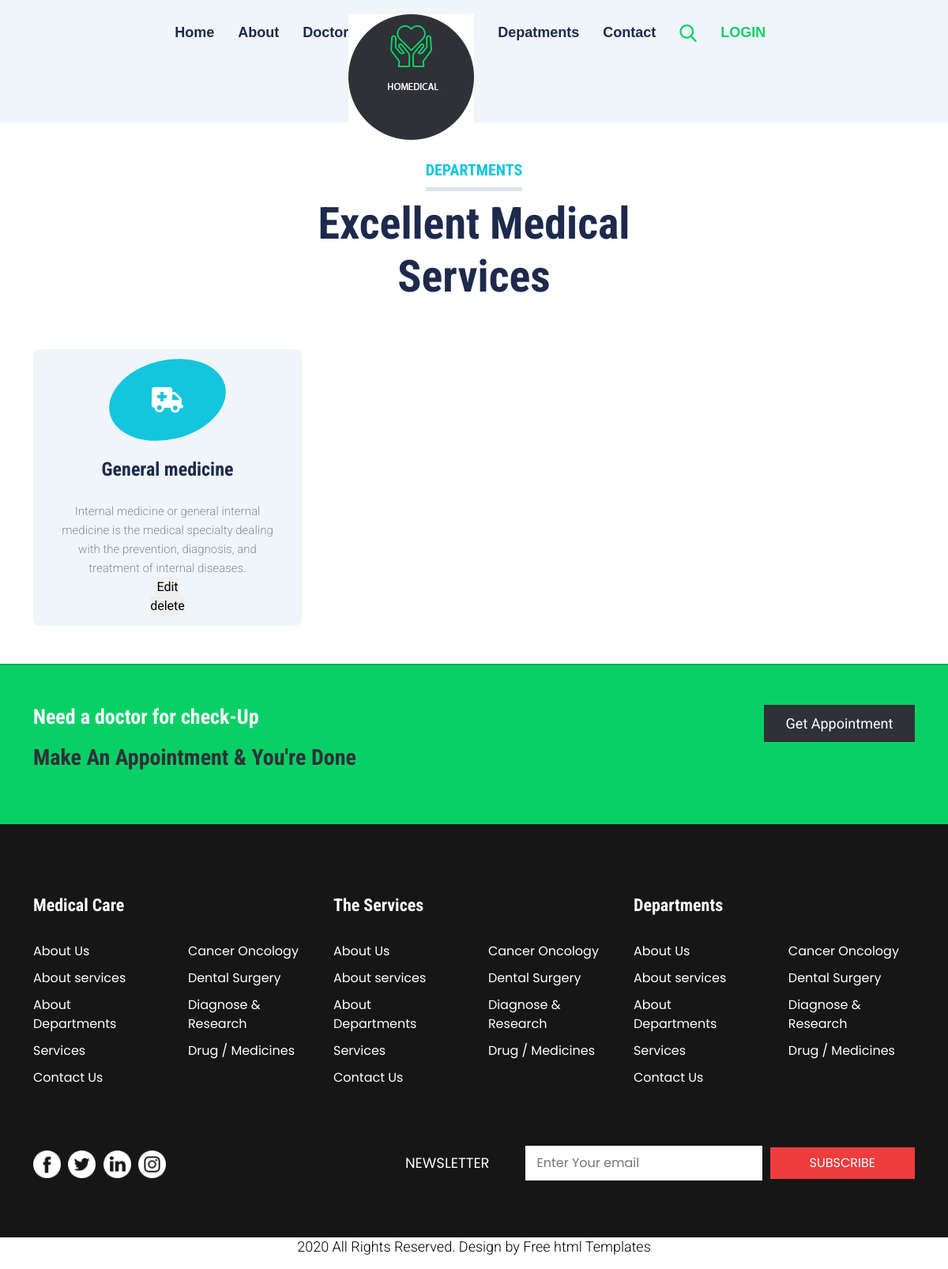
The page /departments on the database its author committed.
### pharmacyapp/models.py (models this page shows)
class depadmin(models.Model):
    tittle=models.CharField(max_length=200)
    shortdec=models.CharField(max_length=200)
    detaileddec=models.TextField()
    dec=models.TextField(null=True)

### pharmacyapp/views.py (the view)
# urls.py: path('departments',views.departmentpage,name='departmentpage'),
def departmentpage(request):
    departmentlist=depadmin.objects.all()
    return render(request,'departments.html',{'departmentlist':departmentlist})

### Templates/departments.html (shortened to what this page needs)
{% load static %}
<!DOCTYPE html>
<html lang="en">
<head>
    <link rel="stylesheet" href="static/css/bootstrap.min.css">
    <link rel="stylesheet" href="static/css/style.css">
    <link rel="stylesheet" href="static/css/responsive.css">
    <link rel="stylesheet" href="static/css/jquery.mCustomScrollbar.min.css">
    <link rel="stylesheet" href="https://netdna.bootstrapcdn.com/font-awesome/4.0.3/css/font-awesome.css">
    <link rel="stylesheet" href="static/css/owl.carousel.min.css">
    <link rel="stylesheet" href="{% static 'css/owl.theme.default.min.css' %}">
    <link rel="stylesheet" href="https://cdnjs.cloudflare.com/ajax/libs/fancybox/2.1.5/jquery.fancybox.min.css" media="screen">
    <link href="https://cdnjs.cloudflare.com/ajax/libs/font-awesome/5.15.0/css/all.min.css" rel="stylesheet">
    <link href="https://cdn.jsdelivr.net/npm/bootstrap-icons@1.4.1/font/bootstrap-icons.css" rel="stylesheet">
    <link href="static/lib/owlcarousel/assets/owl.carousel.min.css" rel="stylesheet">
    <link href="static/lib/tempusdominus/css/tempusdominus-bootstrap-4.min.css" rel="stylesheet" />
    <link href="static/css/dep/bootstrap.min.css" rel="stylesheet">
    <link href="static/css/dep/style.css" rel="stylesheet">
</head>
<body>
   <div class="header_section">
    <nav class="destop_header navbar navbar-expand-lg navbar-light bg-light">
      <div class="collapse navbar-collapse" id="navbarSupportedContent">
        <ul class="navbar-nav mr-auto">
          <li class="nav-item">
            <a class="nav-link" href="{% url 'homepage' %}">Home</a>
          </li>
          <li class="nav-item">
            <a class="nav-link" href="{% url 'aboutus' %}">About</a>
          </li>
          <li class="nav-item">
            <a class="nav-link" href="{% url 'doctorspage' %}">Doctor</a>
          </li>
          <li class="nav-item">
            <a class="logo_main" href="{% url 'homepage' %}"><img src="static/images/mainlogoo.jpg"></a>
          </li>
          <li class="nav-item">
            <a class="nav-link" href="{% url 'departmentpage' %}">Depatments</a>
          </li>
          <li class="nav-item">
            <a class="nav-link" href="{% url 'contactpage' %}">Contact</a>
          </li>
          <li class="nav-item">
            <a class="nav-link" href="#"><img src="static/images/search-icon.png"></a>
          </li>
          <li class="nav-item active">
            <a class="nav-link" href="{% url 'signup' %}">LOGIN</a>
          </li>
        </ul>
      </div>
    </nav>
  </div>
    <div class="container-fluid py-5">
        <div class="container">
            <div class="text-center mx-auto mb-5" style="max-width: 500px;">
                <h5 class="d-inline-block text-primary text-uppercase border-bottom border-5">Departments</h5>
                <h1 class="display-4">Excellent Medical Services</h1>
            </div>
            <div class="row g-5">
                {% for dep in departmentlist %}
                <div class="col-lg-4 col-md-6">
                  <div class="service-item bg-light rounded d-flex flex-column align-items-center justify-content-center text-center">
                      <div class="service-icon mb-4">
                          <i class="fa fa-2x fa-ambulance text-white"></i>
                      </div>
                      <h4 class="mb-3">{{dep.tittle}}</h4>
                      <p class="m-0">{{dep.shortdec}}</p>
                      <a href="{% url 'updatedep' dep.id %}"><button type="submit">Edit</button></a>
                      <a href="{% url 'deletedep' dep.id %}"><button type="submit">delete</button></a>
                  </div>
              </div>
              {% endfor %}
            </div>
        </div>
    </div>
    <div class="appointment_section">
      <div class="container">
        <div class="row">
          <div class="col-md-6">
            <h3 class="need_text">Need a doctor for check-Up </h3>
            <h1 class="make_text">Make An Appointment & You're Done </h1>
          </div>
          <div class="col-md-6">
            <div class="appointment_bt_main">
              <div class="appointment_bt"><a href="#">Get Appointment</a></div>
            </div>
          </div>
        </div>
      </div>
    </div>
  <div class="info_section layout_padding">
    <div class="container ">
      <div class="info_content">
            <div>
        <div class="row">
          <div class="col-md-4">
            <div class="d-flex">
              <h5>
                Medical Care
              </h5>
            </div>
            <div class="d-flex ">
              <ul>
                <li>
                  <a href="{% url 'aboutus' %}">
                    About Us
                  </a>
                </li>
                <li>
                  <a href="">
                    About services
                  </a>
                </li>
                <li>
                  <a href="">
                    About Departments
                  </a>
                </li>
                <li>
                  <a href="">
                    Services
                  </a>
                </li>
                <li>
                  <a href="{% url 'contactpage' %}">
                    Contact Us
                  </a>
                </li>
              </ul>
              <ul class="ml-3 ml-md-5">
                <li>
                  <a href="">
                    Cancer Oncology
                  </a>
                </li>
                <li>
                  <a href="">
                    Dental Surgery
                  </a>
                </li>
                <li>
                  <a href="">
                    Diagnose & Research
                  </a>
                </li>
                <li>
                  <a href="">
                    Drug / Medicines
                  </a>
                </li>
              </ul>
            </div>
          </div>
          <div class="col-md-4">
            <div class="d-flex">
              <h5>
                The Services
              </h5>
            </div>
            <div class="d-flex ">
              <ul>
                <li>
                  <a href="">
                    About Us
                  </a>
                </li>
                <li>
                  <a href="">
                    About services
                  </a>
                </li>
                <li>
                  <a href="">
                    About Departments
                  </a>
                </li>
                <li>
                  <a href="">
                    Services
                  </a>
                </li>
                <li>
                  <a href="">
                    Contact Us
                  </a>
                </li>
              </ul>
              <ul class="ml-3 ml-md-5">
                <li>
                  <a href="">
                    Cancer Oncology
                  </a>
                </li>
                <li>
                  <a href="">
                    Dental Surgery
                  </a>
                </li>
                <li>
                  <a href="">
                    Diagnose & Research
                  </a>
                </li>
                <li>
                  <a href="">
                    Drug / Medicines
                  </a>
                </li>
              </ul>
            </div>
          </div>
          <div class="col-md-4">
            <div class="d-flex">
              <h5>
                Departments
              </h5>
            </div>
            <div class="d-flex ">
              <ul>
                <li>
                  <a href="">
                    About Us
                  </a>
                </li>
                <li>
                  <a href="">
                    About services
                  </a>
                </li>
                <li>
                  <a href="">
                    About Departments
                  </a>
                </li>
                <li>
                  <a href="">
                    Services
                  </a>
                </li>
                <li>
                  <a href="">
                    Contact Us
                  </a>
                </li>
              </ul>
              <ul class="ml-3 ml-md-5">
                <li>
                  <a href="">
                    Cancer Oncology
                  </a>
                </li>
                <li>
                  <a href="">
                    Dental Surgery
                  </a>
                </li>
                <li>
                  <a href="">
                    Diagnose & Research
                  </a>
                </li>
                <li>
                  <a href="">
                    Drug / Medicines
                  </a>
                </li>
              </ul>
            </div>
          </div>
        </div>
      </div>
      <div class="d-flex flex-column flex-lg-row justify-content-between align-items-center align-items-lg-baseline">
        <div class="social-box">
          <a href="">
            <img src="static/images/fb-icon.png" alt="" />
          </a>
          <a href="">
            <img src="static/images/twitter-icon.png" alt="" />
          </a>
          <a href="">
            <img src="static/images/linkedin-icon.png" alt="" />
          </a>
          <a href="">
            <img src="static/images/instagram-icon.png" alt="" />
          </a>
        </div>
        <div class="form_container mt-5">
          <form action="">
            <label for="subscribeMail">
              Newsletter
            </label>
            <input
              type="email"
              placeholder="Enter Your email"
              id="subscribeMail"
            />
            <button type="submit">
              Subscribe
            </button>
          </form>
        </div>
      </div>
      </div>
    </div>
  </div>
  <div class="copyright_section">
    <div class="container">
      <p class="copyright">2020 All Rights Reserved. Design by <a href="https://atees.org/">Free html  Templates</a></p>
    </div>
  </div>
</body>
</html>

### static/css/style.css (style rules this page uses)
* { box-sizing: border-box !important; transition: ease all 0.5s; }
html { scroll-behavior: smooth; }
body { color: #666666; font-size: 14px; font-family:Poppins; line-height: 1.80857; font-weight: normal; overflow-x: hidden; }
a { color: #1f1f1f; text-decoration: none !important; outline: none !important; -webkit-transition: all .3s ease-in-out; -moz-transition: all .3s ease-in-out; -ms-transition: all .3s ease-in-out; -o-transition: all .3s ease-in-out; transition: all .3s ease-in-out; }
h1, h2, h3, h4, h5, h6 { letter-spacing: 0; font-weight: normal; position: relative; padding: 0 0 10px 0; font-weight: normal; line-height: normal; color: #111111; margin: 0 }
h1 { font-size: 24px }
h3 { font-size: 18px }
h4 { font-size: 16px }
h5 { font-size: 14px }
*, *::after, *::before { -webkit-box-sizing: border-box; -moz-box-sizing: border-box; box-sizing: border-box; }
ul, li, ol { margin: 0px; padding: 0px; list-style: none; }
p { margin: 20px; font-weight: 300; font-size: 15px; line-height: 24px; }
a { color: #222222; text-decoration: none; outline: none !important; }
a, .btn { text-decoration: none !important; outline: none !important; -webkit-transition: all .3s ease-in-out; -moz-transition: all .3s ease-in-out; -ms-transition: all .3s ease-in-out; -o-transition: all .3s ease-in-out; transition: all .3s ease-in-out; }
img { max-width: 100%; height: auto; }
button { border: 0; margin: 0; padding: 0; cursor: pointer; }
.layout_padding { padding-top: 90px; padding-bottom: 0px; }
.navbar-light .navbar-nav .nav-link { color: #ffffff; font-size: 18px; }
.bg-light { background-color: #303137 !important; height: 155px; }
.navbar-expand-lg .navbar-nav .nav-link { padding-right: 20px; padding-left: 20px; padding-top: 60px; }
.navbar-light .navbar-nav .active>.nav-link, .navbar-light .navbar-nav .nav-link.active, .navbar-light .navbar-nav .nav-link.show, .navbar-light .navbar-nav .show>.nav-link { color: #0cd268; }
.logo_main { position: relative; top: 20px; z-index: 1; }
.appointment_section { width: 100%; float: left; background-color: #09d066; border-top: 2px solid #0aaa54; padding-bottom: 50px; }
.need_text { width: 100%; float: left; color: #ffffff; font-size: 26px; padding-top: 50px; }
.make_text { width: 100%; float: left; color: #303137; font-size: 28px; font-weight: bold; }
.appointment_bt_main { width: 100%; float: right; }
.appointment_bt { width: 35%; float: right; margin-top: 50px; }
.appointment_bt a { width: 100%; float: left; font-size: 18px; background-color: #303137; color: #ffffff; padding: 10px 0px; text-align: center; }
.info_section { background-color: #161616; font-family: "Poppins", sans-serif; width: 100%; float: left; padding-bottom: 50px; }
.info_section img { width: 100%; }
.info_section ul { padding: 0; }
.info_section ul li { list-style-type: none; margin: 10px 0; }
.info_section ul li a, .info_section ul li a:hover { color: #fff; }
.info_section h5 { margin-bottom: 12px; font-size: 22px; color: #fff; }
.info_section .social-box { margin: 25px 0; }
.info_section .social-box img { width: 35px; margin-right: 5px; }
.form_container form { display: flex; align-items: center; }
.info_section .form_container label { margin: 0; font-size: 18px; text-transform: uppercase; color: #fff; }
.info_section .form_container input { width: 300px; height: 44px; border: none; outline: none; padding-left: 15px; background-color: #fff; margin-left: 45px; margin-right: 10px; }
.info_section .form_container button { background-color: #ef3c3d; border: none; outline: none; color: #fff; padding: 8px 50px; text-transform: uppercase; font-size: 16px; text-transform: uppercase; }
.copyright_section { width: 100%; float: left; background-color: #ffffff; height: auto; }
.copyright { width: 100%; float: left; font-size: 18px; color: #000; text-align: center; margin-left: 0; }
.copyright a { color: #000; }

### rows shown on the page
depadmin: tittle "General medicine", shortdec "Internal medicine or general internal medicine is the medical specialty dealing with the prevention, diagnosis, and treatment of internal diseases."
